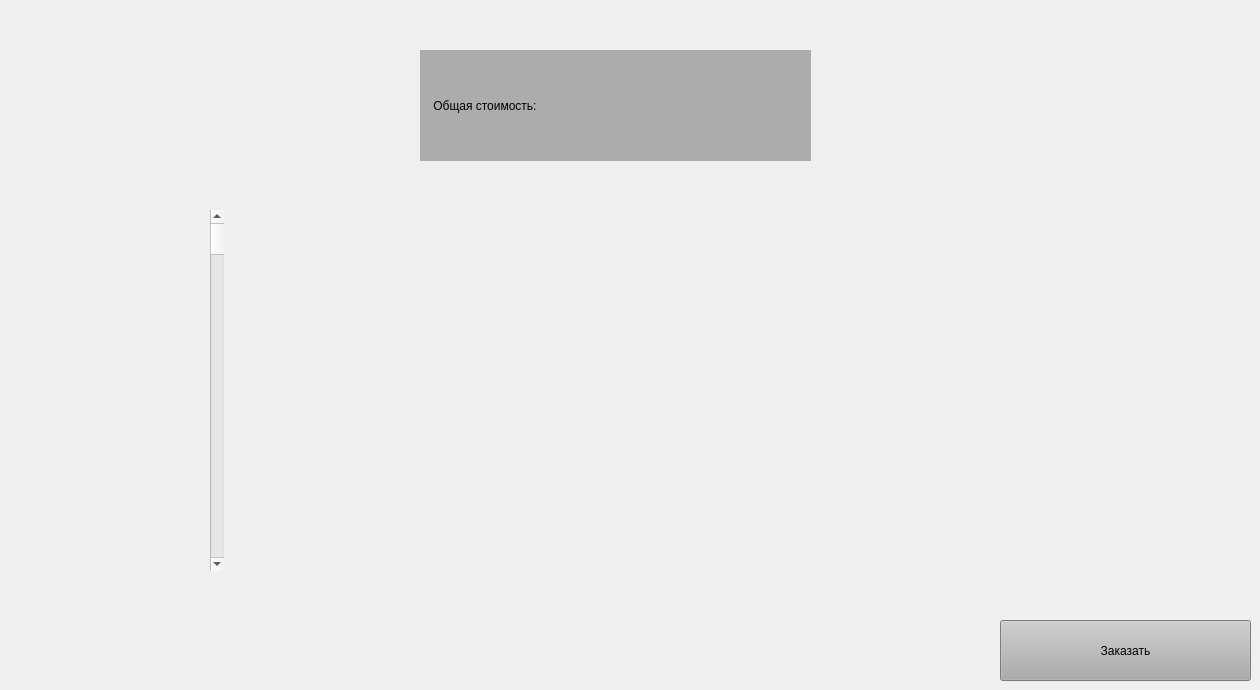
    <widget class="QWidget" name="tab_6">
     <attribute name="title">
      <string>Корзина</string>
     </attribute>
     <widget class="QLabel" name="summ">
      <property name="geometry">
       <rect>
        <x>420</x>
        <y>50</y>
        <width>271</width>
        <height>111</height>
       </rect>
      </property>
      <property name="toolTipDuration">
       <number>1</number>
      </property>
      <property name="styleSheet">
       <string notr="true">background-color: rgb(172, 172, 172);
font: 87 14pt &quot;Arial Black&quot;;</string>
      </property>
      <property name="text">
       <string>    Общая стоимость:</string>
      </property>
     </widget>
     <widget class="QLabel" name="summ_rub">
      <property name="geometry">
       <rect>
        <x>690</x>
        <y>50</y>
        <width>121</width>
        <height>111</height>
       </rect>
      </property>
      <property name="styleSheet">
       <string notr="true">background-color: rgb(172, 172, 172);
font: 87 10pt &quot;Arial Black&quot;;</string>
      </property>
      <property name="text">
       <string/>
      </property>
     </widget>
     <widget class="QWidget" name="verticalLayoutWidget">
      <property name="geometry">
       <rect>
        <x>210</x>
        <y>210</y>
        <width>881</width>
        <height>361</height>
       </rect>
      </property>
      <layout class="QVBoxLayout" name="verticalLayout">
       <item>
        <widget class="QScrollBar" name="verticalScrollBar">
         <property name="orientation">
          <enum>Qt::Vertical</enum>
         </property>
        </widget>
       </item>
      </layout>
     </widget>
     <widget class="QPushButton" name="pushButton">
      <property name="geometry">
       <rect>
        <x>1000</x>
        <y>620</y>
        <width>251</width>
        <height>61</height>
       </rect>
      </property>
      <property name="styleSheet">
       <string notr="true">background-color: rgb(172, 172, 172);
font: 87 16pt &quot;Arial Black&quot;;</string>
      </property>
      <property name="text">
       <string>Заказать</string>
      </property>
     </widget>
     <widget class="QLabel" name="photo">
      <property name="geometry">
       <rect>
        <x>1070</x>
        <y>30</y>
        <width>151</width>
        <height>131</height>
       </rect>
      </property>
      <property name="text">
       <string/>
      </property>
      <property name="pixmap">
       <pixmap>../.designer/backup/photos/McDonald's_Golden_Arches.svg.png</pixmap>
      </property>
      <property name="scaledContents">
       <bool>true</bool>
      </property>
     </widget>
    </widget>
